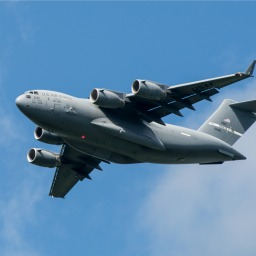
#> input picture content/deep_learning/keras/images/plane_256x256.jpg, 256 x 256 px, found by its file name
$ jupyter execute isolate_colors.ipynb
#> lines starting #> are read from the running program, lines starting #| are printed output that depends on the picture; after the words box and inside, x2 and y2 are one past the last pixel; in counts of white or black regions, pixels touching at a corner belong together
Title: Isolate Colors
Slug: isolate_colors
Summary: How to isolate colors in images using OpenCV in Python.
Date: 2017-09-11 12:00
Category: Machine Learning
Tags: Preprocessing Images
Authors: Chris Albon

## Preliminaries

[cell 1]
# Load image
import cv2
import numpy as np
from matplotlib import pyplot as plt

## Load Image

[cell 2]
# Load image
image_bgr = cv2.imread('images/plane_256x256.jpg')
#> image_bgr is the input picture: shape (256, 256, 3); mean B, G, R 169, 133.1, 90.5

## Convert To HSV Color Format

[cell 3]
# Convert BGR to HSV
image_hsv = cv2.cvtColor(image_bgr, cv2.COLOR_BGR2HSV)
#> image_hsv: shape (256, 256, 3); mean H, S, V 102.7, 121.2, 169.1

## Create Mask

[cell 4]
# Define range of blue values in HSV
lower_blue = np.array([50,100,50])
upper_blue = np.array([130,255,255])

# Create mask
mask = cv2.inRange(image_hsv, lower_blue, upper_blue)
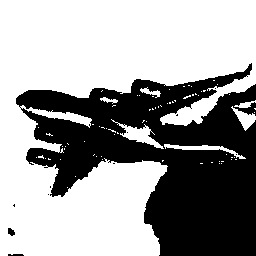
#> mask: shape (256, 256); 62.1% white; 11 black regions (8 under 20 px), largest, box (x1, y1, x2, y2) and area: (16, 63, 256, 256) 24724, (8, 228, 15, 236) 40, (8, 254, 24, 256) 29

## Apply Mask

[cell 5]
# Mask image
image_bgr_masked = cv2.bitwise_and(image_bgr, image_bgr, mask=mask)
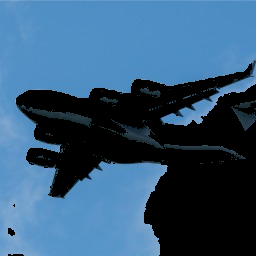
#> image_bgr_masked: shape (256, 256, 3); mean B, G, R 117.7, 87.5, 52.2

## Convert To RGB Format

[cell 6]
# Convert BGR to RGB
image_rgb = cv2.cvtColor(image_bgr_masked, cv2.COLOR_BGR2RGB)
